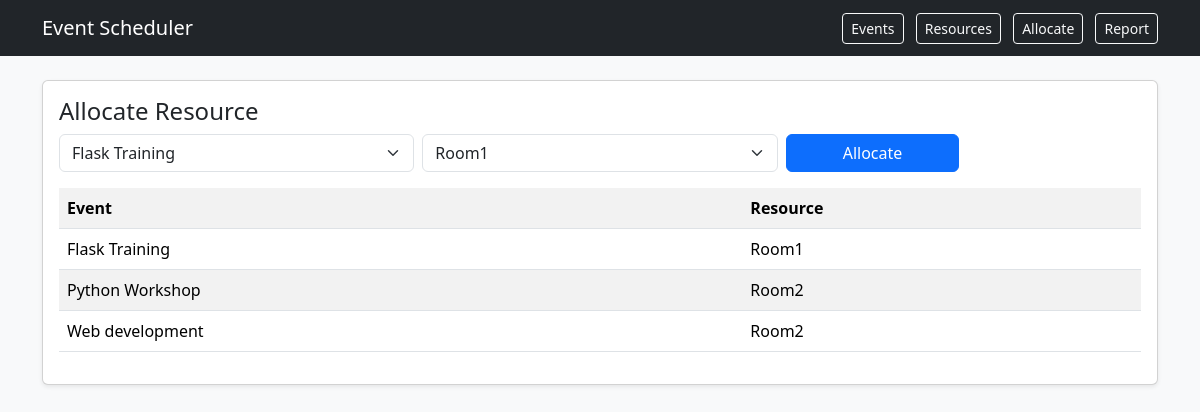
The page /allocate on the database its author committed.
### models.py (models this page shows)
class EventResourceAllocation(db.Model):
    id = db.Column(db.Integer, primary_key=True)
    event_id = db.Column(db.Integer, db.ForeignKey('event.id'))
    resource_id = db.Column(db.Integer, db.ForeignKey('resource.id'))
    event = db.relationship('Event')
    resource = db.relationship('Resource')

class Event(db.Model):
    id = db.Column(db.Integer, primary_key=True)
    title = db.Column(db.String(100))
    start_time = db.Column(db.DateTime)
    end_time = db.Column(db.DateTime)
    description = db.Column(db.String(255))

class Resource(db.Model):
    id = db.Column(db.Integer, primary_key=True)
    name = db.Column(db.String(100))
    type = db.Column(db.String(50))

### app.py (the view, shortened to what this page needs)
@app.route('/allocate', methods=['GET','POST'])
def allocate():
    events = Event.query.all()
    resources = Resource.query.all()
    allocations = EventResourceAllocation.query.all()
    return render_template(
        'allocations.html',
        events=events,
        resources=resources,
        allocations=allocations
    )

### templates/allocations.html
{% extends 'base.html' %}
{% block content %}
<div class="card shadow-sm">
  <div class="card-body">
    <h4>Allocate Resource</h4>
    <form method="post" class="row g-2 mb-3">
      <div class="col-md-4">
        <select class="form-select" name="event_id">
          {% for e in events %}
          <option value="{{ e.id }}">{{ e.title }}</option>
          {% endfor %}
        </select>
      </div>
      <div class="col-md-4">
        <select class="form-select" name="resource_id">
          {% for r in resources %}
          <option value="{{ r.id }}">{{ r.name }}</option>
          {% endfor %}
        </select>
      </div>
      <div class="col-md-2">
        <button class="btn btn-primary w-100">Allocate</button>
      </div>
    </form>
    <table class="table table-striped">
      <tr>
        <th>Event</th>
        <th>Resource</th>
      </tr>
      {% for a in allocations %}
      <tr>
        <td>{{ a.event.title }}</td>
        <td>{{ a.resource.name }}</td>
      </tr>
      {% endfor %}
    </table>
  </div>
</div>
{% endblock %}

### rows shown on the page
EventResourceAllocation: event "Flask Training", resource.name "Room1"
EventResourceAllocation: event "Python Workshop", resource.name "Room2"
EventResourceAllocation: event "Web development", resource.name "Room2"

### other values the page prints
form field event_id "Flask Training"
form field resource_id "Room1"
